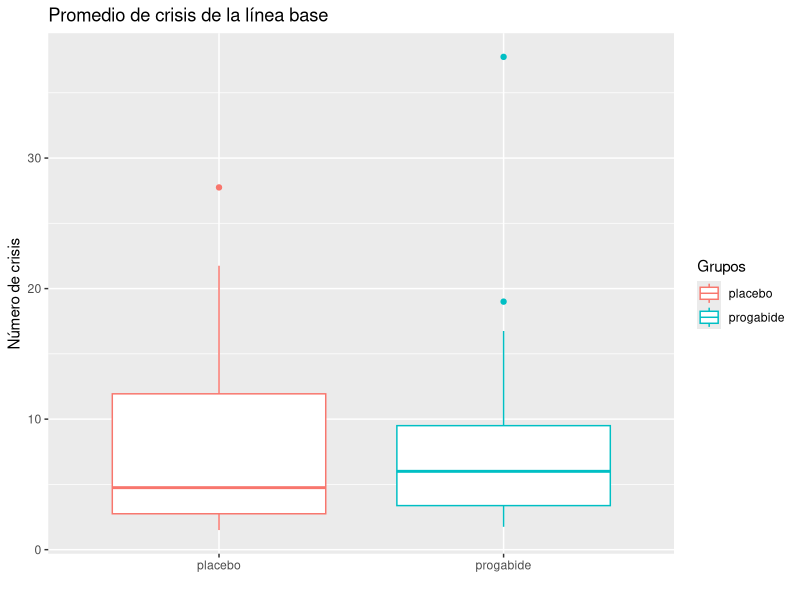
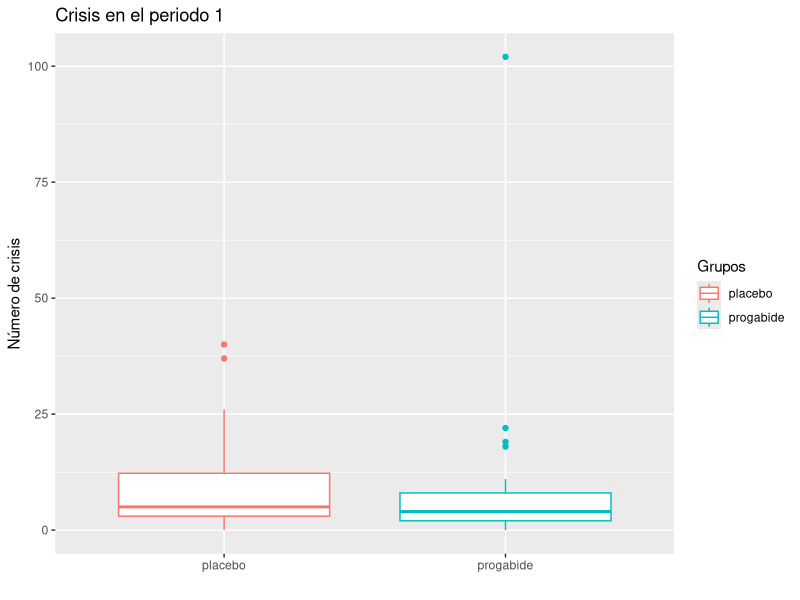
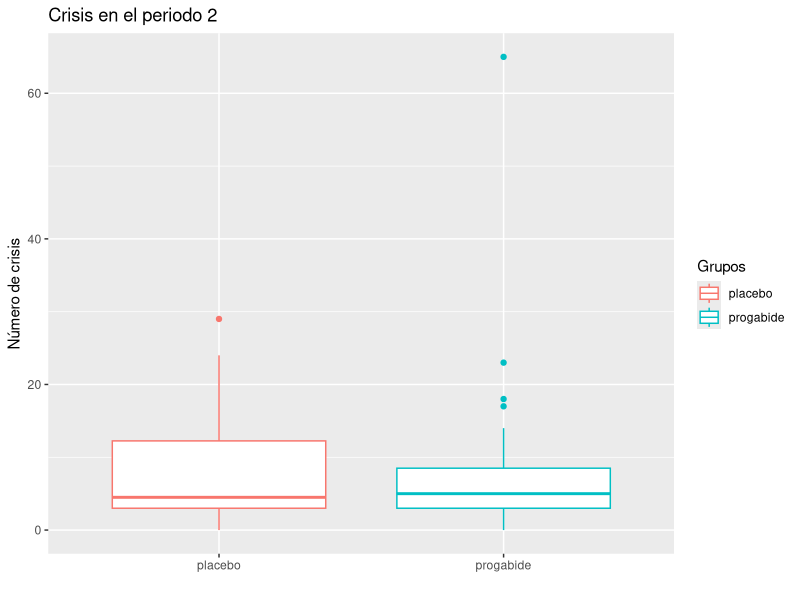
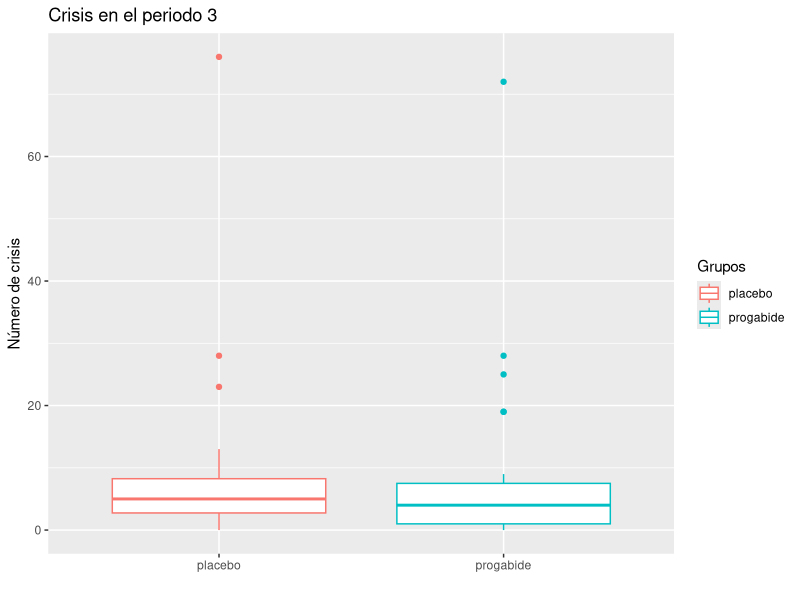
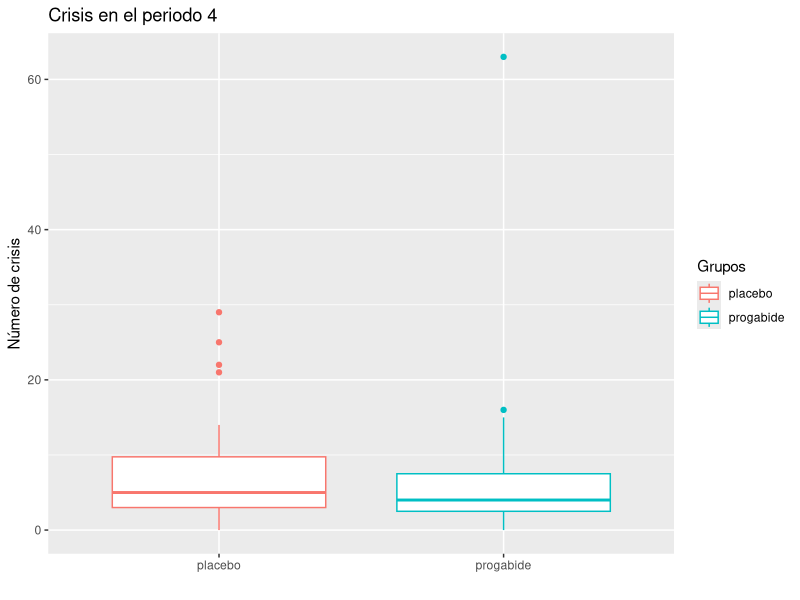

The R source for these figures, in order:
## ---- chunk 1
library(ggplot2)
## ---- chunk 2
epilepsia = MASS::epil
## ---- chunk 3
str(epilepsia)
## ---- chunk 4
sujeto <- unique(epilepsia$subject)
Grupos <- as.factor(epilepsia$trt[epilepsia$period == 1])
lb_prom <- epilepsia$base[epilepsia$period == 1]/4
p1 <- epilepsia$y[epilepsia$period == 1]
p2 <- epilepsia$y[epilepsia$period == 2]
p3 <- epilepsia$y[epilepsia$period == 3]
p4 <- epilepsia$y[epilepsia$period == 4]
prop_p1 <- p1/lb_prom
prop_p2 <- p2/lb_prom
prop_p3 <- p3/lb_prom
prop_p4 <- p4/lb_prom
## ---- chunk 5
epil.df <- data.frame(sujeto, Grupos, lb_prom, p1, p2, p3, p4, prop_p1, prop_p2, prop_p3, prop_p4)
## ---- chunk 6
#placebo_p1 = epil.df[epil.df$periodo %in% 1 & epil.df$grupo == "placebo", ]
#progabide_p1 = epil.df[epil.df$periodo %in% 1 & epil.df$grupo == "progabide", ]
#head(placebo_p1)
## ---- chunk 7
#sd(progabide_p1$lb)
## ---- chunk 8
#summary(placebo_p1$lb)
## ---- chunk 9
#summary(progabide_p1$lb)
## ---- chunk 10
#periodo = 1
#placebo = epil.df[epil.df$periodo %in% periodo & epil.df$grupo == "placebo", ]
#progabide = epil.df[epil.df$periodo %in% periodo & epil.df$grupo == "progabide", ]
#summary(placebo$crisis_proporcion)
#summary(progabide$crisis_proporcion)
## ---- chunk 11
#periodo = 2
#placebo = epil.df[epil.df$periodo %in% periodo & epil.df$grupo == "placebo", ]
#progabide = epil.df[epil.df$periodo %in% periodo & epil.df$grupo == "progabide", ]
#summary(placebo$crisis_proporcion)
#summary(progabide$crisis_proporcion)
## ---- chunk 12
#periodo = 3
#placebo = epil.df[epil.df$periodo %in% periodo & epil.df$grupo == "placebo", ]
#progabide = epil.df[epil.df$periodo %in% periodo & epil.df$grupo == "progabide", ]
#summary(placebo$crisis_proporcion)
#summary(progabide$crisis_proporcion)
## ---- chunk 13
#periodo = 4
#placebo = epil.df[epil.df$periodo %in% periodo & epil.df$grupo == "placebo", ]
#progabide = epil.df[epil.df$periodo %in% periodo & epil.df$grupo == "progabide", ]
#summary(placebo$crisis_proporcion)
#summary(progabide$crisis_proporcion)
## ---- chunk 14
summary(epil.df)
## ---- chunk 15
lb_grafica <- ggplot(epil.df) + 
  geom_boxplot(aes(x = Grupos, y = lb_prom, color = Grupos)) +
  ylab("Número de crisis") +
  xlab(" ") +
  ggtitle("Promedio de crisis de la línea base")
## ---- chunk 16
lb_grafica
## ---- chunk 17
p1_grafica <- ggplot(epil.df) + 
  geom_boxplot(aes(x = Grupos, y = p1, color = Grupos)) +
  ylab("Número de crisis") +
  xlab(" ") +
  ggtitle("Crisis en el periodo 1")
## ---- chunk 18
p1_grafica
## ---- chunk 19
p2_grafica <- ggplot(epil.df) + 
  geom_boxplot(aes(x = Grupos, y = p2, color = Grupos)) +
  ylab("Número de crisis") +
  xlab(" ") +
  ggtitle("Crisis en el periodo 2")
## ---- chunk 20
p2_grafica
## ---- chunk 21
p3_grafica <- ggplot(epil.df) + 
  geom_boxplot(aes(x = Grupos, y = p3, color = Grupos)) +
  ylab("Número de crisis") +
  xlab(" ") +
  ggtitle("Crisis en el periodo 3")
## ---- chunk 22
p3_grafica
## ---- chunk 23
p4_grafica <- ggplot(epil.df) + 
  geom_boxplot(aes(x = Grupos, y = p4, color = Grupos)) +
  ylab("Número de crisis") +
  xlab(" ") +
  ggtitle("Crisis en el periodo 4")
## ---- chunk 24
p4_grafica
## ---- chunk 25
shapiro.test(epil.df$lb_prom)
shapiro.test(epil.df$p1)
shapiro.test(epil.df$p2)
shapiro.test(epil.df$p3)
shapiro.test(epil.df$p4)

#Ninguna de las distribuciones son normales
#Se procede a hacer pruebas no paramétricas, para comparar la línea base con cada periodo
## ---- chunk 26
# comparación entre grupos por periodo: u mann (en R es wilcox.test())
# comparar dentro del mismo grupo: friedman.test() # versión no paramétrica de la anova de medidas repetidas
